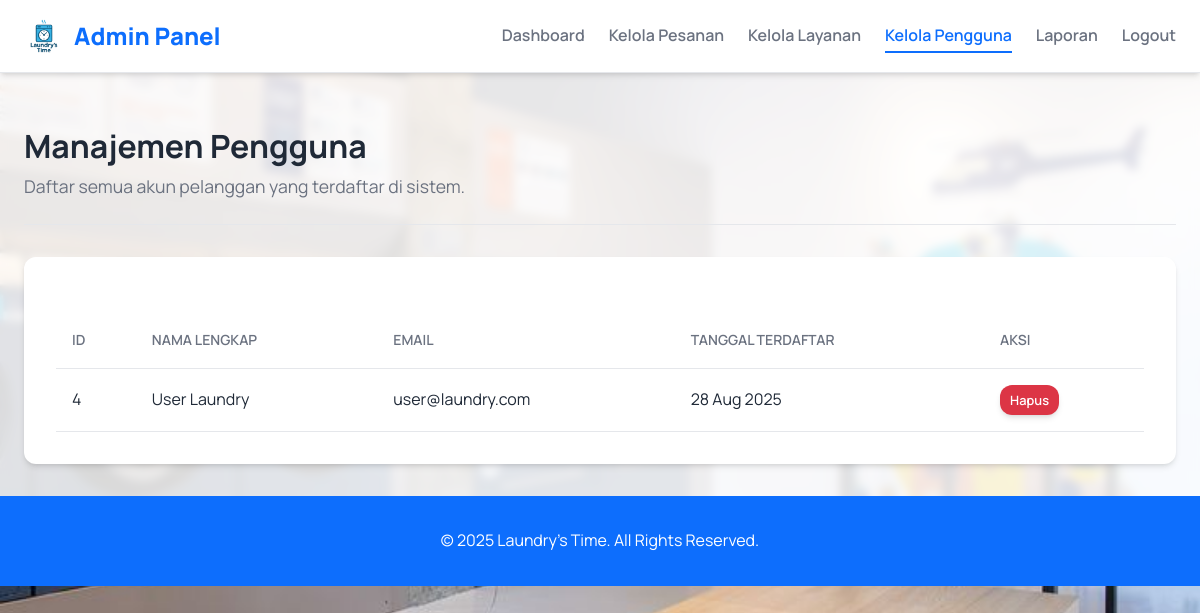
/php/admin/manage_users.php (signed in), run on the app's committed database.
### tables this page shows
CREATE TABLE `users` (
  `id` int(11) NOT NULL,
  `full_name` varchar(100) NOT NULL,
  `email` varchar(100) NOT NULL,
  `password` varchar(255) NOT NULL,
  `role` enum('admin','user') NOT NULL DEFAULT 'user',
  `created_at` timestamp NOT NULL DEFAULT current_timestamp()
);

### php/admin/manage_users.php (the view, shortened to what this page needs)
<?php
include '../core/db_connection.php';
$users = $conn->query("SELECT id, full_name, email, created_at FROM users WHERE role = 'user' ORDER BY created_at DESC");
?>
<!DOCTYPE html>
<html lang="id">
<head>
    <link rel="stylesheet" href="../../assets/css/style.css">
</head>
<body>
    <div class="content-wrapper">
    <nav class="navbar">
        <div class="container">
            <a href="dashboard.php" class="logo">
                <img src="../../assets/img/logo.png" alt="Laundry's Time Icon">
                <span>Admin Panel</span>
            </a>
            <ul>
                <li><a href="dashboard.php">Dashboard</a></li>
                <li><a href="manage_orders.php">Kelola Pesanan</a></li>
                <li><a href="manage_services.php">Kelola Layanan</a></li>
                <li><a href="manage_users.php" class="active">Kelola Pengguna</a></li>
                <li><a href="report.php">Laporan</a></li>
                <li><a href="../auth/logout.php">Logout</a></li>
            </ul>
        </div>
    </nav>
    <div class="container">
        <header class="dashboard-header">
            <h2>Manajemen Pengguna</h2>
            <p>Daftar semua akun pelanggan yang terdaftar di sistem.</p>
        </header>
        <div class="dashboard-content">
            <table class="data-table">
                <thead>
                    <tr>
                        <th>ID</th>
                        <th>Nama Lengkap</th>
                        <th>Email</th>
                        <th>Tanggal Terdaftar</th>
                        <th>Aksi</th>
                    </tr>
                </thead>
                <tbody>
                <?php if ($users->num_rows > 0): ?>
                    <?php while($user = $users->fetch_assoc()): ?>
                    <tr>
                        <td><?php echo $user['id']; ?></td>
                        <td><?php echo htmlspecialchars($user['full_name']); ?></td>
                        <td><?php echo htmlspecialchars($user['email']); ?></td>
                        <td><?php echo date('d M Y', strtotime($user['created_at'])); ?></td>
                        <td>
                            <a href="manage_users.php?delete=<?php echo $user['id']; ?>" class="btn" onclick="return confirm('Yakin ingin menghapus pengguna ini? Semua pesanan milik pengguna ini juga akan terhapus.');" style="background-color:#dc3545; padding: 5px 10px; font-size: 0.8rem;">Hapus</a>
                        </td>
                    </tr>
                    <?php endwhile; ?>
                <?php else: ?>
                    <tr><td colspan="5" style="text-align: center;">Belum ada pengguna yang terdaftar.</td></tr>
                <?php endif; ?>
                </tbody>
            </table>
        </div>
    </div>
    <footer class="footer">
        <div class="container">
            <p>&copy; <?php echo date('Y'); ?> Laundry's Time. All Rights Reserved.</p>
        </div>
    </footer>
    </div>
</body>
</html>

### assets/css/style.css (style rules this page uses)
:root { --primary-color: #0d6efd; --primary-hover-color: #0b5ed7; --background-color: #f3f4f6; --card-bg-color: #ffffff; --text-color: #1f2937; --subtle-text-color: #6b7280; --border-color: #e5e7eb; --shadow: 0 4px 6px -1px rgb(0 0 0 / 0.1), 0 2px 4px -2px rgb(0 0 0 / 0.1); --border-radius: 0.75rem; }
* { box-sizing: border-box; margin: 0; padding: 0; }
body { font-family: 'Manrope', sans-serif; background-image: url('../img/bg-laundry.jpeg'); background-size: cover; background-position: center center; background-attachment: fixed; color: var(--text-color); line-height: 1.6; }
.container { max-width: 1200px; margin: 0 auto; padding: 0 24px; }
a { text-decoration: none; color: var(--primary-color); transition: color 0.3s ease; }
h1, h2, h3 { color: var(--text-color); font-weight: 700; }
.navbar { background: var(--card-bg-color); padding: 1rem 0; border-bottom: 1px solid var(--border-color); position: sticky; top: 0; z-index: 1000; box-shadow: var(--shadow); }
.navbar .container { display: flex; justify-content: space-between; align-items: center; }
.navbar .logo { display: flex; align-items: center; gap: 10px; font-size: 1.5rem; font-weight: 800; color: var(--primary-color); }
.navbar .logo img { height: 40px; }
.navbar ul { list-style: none; display: flex; align-items: center; }
.navbar ul li { margin-left: 24px; }
.navbar ul li a { color: var(--subtle-text-color); font-weight: 600; padding-bottom: 5px; border-bottom: 2px solid transparent; }
.navbar ul li a:hover, .navbar ul li a.active { color: var(--primary-color); border-bottom-color: var(--primary-color); }
.btn { display: inline-block; background: var(--primary-color); color: #fff; padding: 12px 24px; border: none; border-radius: var(--border-radius); cursor: pointer; font-size: 1rem; font-weight: 600; transition: background-color 0.3s ease, transform 0.2s ease; box-shadow: var(--shadow); }
.content-wrapper { background-color: rgba(255, 255, 255, 0.85); backdrop-filter: blur(5px); -webkit-backdrop-filter: blur(5px); }
.dashboard-header { margin-top: 3rem; padding-bottom: 1.5rem; border-bottom: 1px solid var(--border-color); margin-bottom: 2rem; }
.dashboard-header h2 { font-size: 2rem; }
.dashboard-header p { color: var(--subtle-text-color); font-size: 1.1rem; }
.dashboard-content { background: var(--card-bg-color); padding: 2rem; border-radius: var(--border-radius); box-shadow: var(--shadow); }
.data-table { width: 100%; border-collapse: collapse; margin-top: 1.5rem; }
.data-table th, .data-table td { padding: 16px; text-align: left; border-bottom: 1px solid var(--border-color); white-space: nowrap; }
.data-table th { font-weight: 600; color: var(--subtle-text-color); font-size: 0.875rem; text-transform: uppercase; }
.footer { background-color: #0d6efd; color: #fff; text-align: center; padding: 2rem 0; margin-top: 2rem; }
body { -ms-overflow-style: none; scrollbar-width: none; }

### data on the page
users: id "4", full_name "User Laundry", email "user@laundry.com", created_at "28 Aug 2025"
